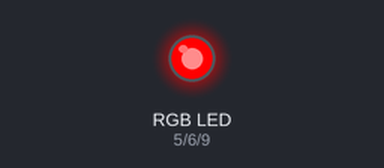
This sketch was run on a simulated Arduino Uno, built with avr-gcc and run on an emulated ATmega328P. Parts: an RGB LED mixed from three pins (HIGH = lit).

Above: at 0.5 s.
At 1.5 s:
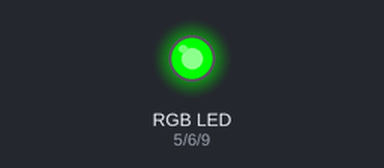
At 5.5 s:
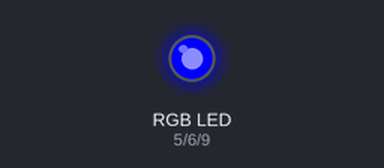
Timing chart, 0 to 6.9 s (numbered marks = the images above):
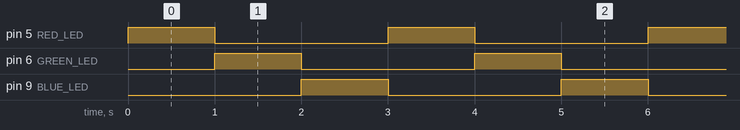

The sketch:

HackED2020_RGB_Tester.ino
```cpp
#define RED_LED 5
#define GREEN_LED 6
#define BLUE_LED 9

int gBright = 0;
int rBright = 0;
int bBright = 0;

void setup() {
  pinMode(GREEN_LED, OUTPUT);
  pinMode(RED_LED, OUTPUT);
  pinMode(BLUE_LED, OUTPUT);
}

void loop() {
  analogWrite(RED_LED, 255);
  analogWrite(GREEN_LED, 0);
  analogWrite(BLUE_LED, 0);
  delay(1000);
  analogWrite(RED_LED, 0);
  analogWrite(GREEN_LED, 255);
  analogWrite(BLUE_LED, 0);
  delay(1000);
  analogWrite(RED_LED, 0);
  analogWrite(GREEN_LED, 0);
  analogWrite(BLUE_LED, 255);
  delay(1000);
}
```

Measured:
- by itself, pin 5 (RED_LED), pin 6 (GREEN_LED), pin 9 (BLUE_LED): alternates HIGH for 1.0 s and LOW for 2.0 s
- by itself, everything shown: repeats every 3.0 s, in 3 steps
